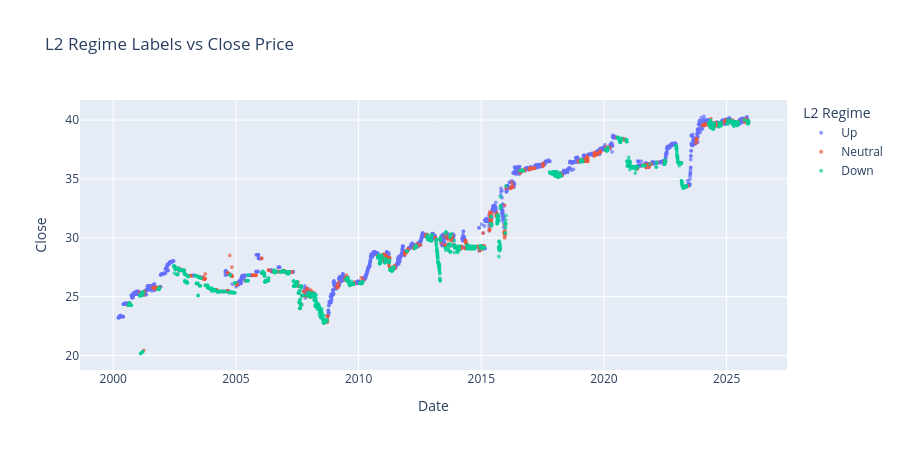

Notebook code cell kept with this figure:
### Code cell
# %%
# ===== label generation, saving & diagnostics + Plotly views =====

df_l2 = generate_L2_labels(
    df,
    ma_fast_window=L2_MA_FAST,
    ma_slow_window=L2_MA_SLOW,
    slope_horizon=L2_SLOPE_H,
    label_col="y_L2",
)

# Save compact L2 label file for later modules
l2_out_path = DATA_DERIVED / "mru_usd_labels_L2_ma10_50_h5.csv"
cols_l2_save = ["date", "close", "MA_fast", "MA_slow", "MA_slow_slope", "y_L2"]
df_l2[cols_l2_save].to_csv(l2_out_path, index=False)
print(f"\nSaved L2 labels to: {l2_out_path}")

# Label distribution for L2
l2_label_summary = summarize_label_distribution(df_l2, "y_L2", segments_for_labels)

# Run-length diagnostics for L2 on V1-train
l2_runs_v1_train = compute_run_lengths(
    df_l2,
    label_col="y_L2",
    segment_name="V1_train",
    start=V1_TRAIN_START,
    end=V1_TRAIN_END,
)

# --- Plotly: L2 labels vs close price ---
df_l2_plot = df_l2.dropna(subset=["y_L2"]).copy()
df_l2_plot["y_L2_str"] = df_l2_plot["y_L2"].map({-1: "Down", 0: "Neutral", 1: "Up"})

fig_l2 = px.scatter(
    df_l2_plot,
    x="date",
    y="close",
    color="y_L2_str",
    title="L2 Regime Labels vs Close Price",
    labels={"date": "Date", "close": "Close", "y_L2_str": "L2 Regime"},
    opacity=0.7,
)
fig_l2.update_traces(marker=dict(size=4))
fig_l2.update_layout(height=450)
fig_l2.show()

### Figure 1 — Plotly figure (JSON) as saved in the notebook; plotly's stock layout.template omitted (floating-point values rounded to 4 significant figures; data arrays with more than 128 entries replaced by an {"elided": "..."} marker saying what was removed)
{"data": [{"hovertemplate": "L2 Regime=Up<br>Date=%{x}<br>Close=%{y}<extra></extra>", "legendgroup": "Up", "marker": {"color": "#636efa", "opacity": 0.7, "size": 4, "symbol": "circle"}, "mode": "markers", "name": "Up", "showlegend": true, "type": "scattergl", "x": {"elided": "3462 str values"}, "xaxis": "x", "y": {"elided": "3462 float values"}, "yaxis": "y"}, {"hovertemplate": "L2 Regime=Neutral<br>Date=%{x}<br>Close=%{y}<extra></extra>", "legendgroup": "Neutral", "marker": {"color": "#EF553B", "opacity": 0.7, "size": 4, "symbol": "circle"}, "mode": "markers", "name": "Neutral", "showlegend": true, "type": "scattergl", "x": {"elided": "1223 str values"}, "xaxis": "x", "y": {"elided": "1223 float values"}, "yaxis": "y"}, {"hovertemplate": "L2 Regime=Down<br>Date=%{x}<br>Close=%{y}<extra></extra>", "legendgroup": "Down", "marker": {"color": "#00cc96", "opacity": 0.7, "size": 4, "symbol": "circle"}, "mode": "markers", "name": "Down", "showlegend": true, "type": "scattergl", "x": {"elided": "2013 str values"}, "xaxis": "x", "y": {"elided": "2013 float values"}, "yaxis": "y"}], "layout": {"height": 450, "legend": {"title": {"text": "L2 Regime"}, "tracegroupgap": 0}, "title": {"text": "L2 Regime Labels vs Close Price"}, "xaxis": {"anchor": "y", "domain": [0, 1], "title": {"text": "Date"}}, "yaxis": {"anchor": "x", "domain": [0, 1], "title": {"text": "Close"}}}}
